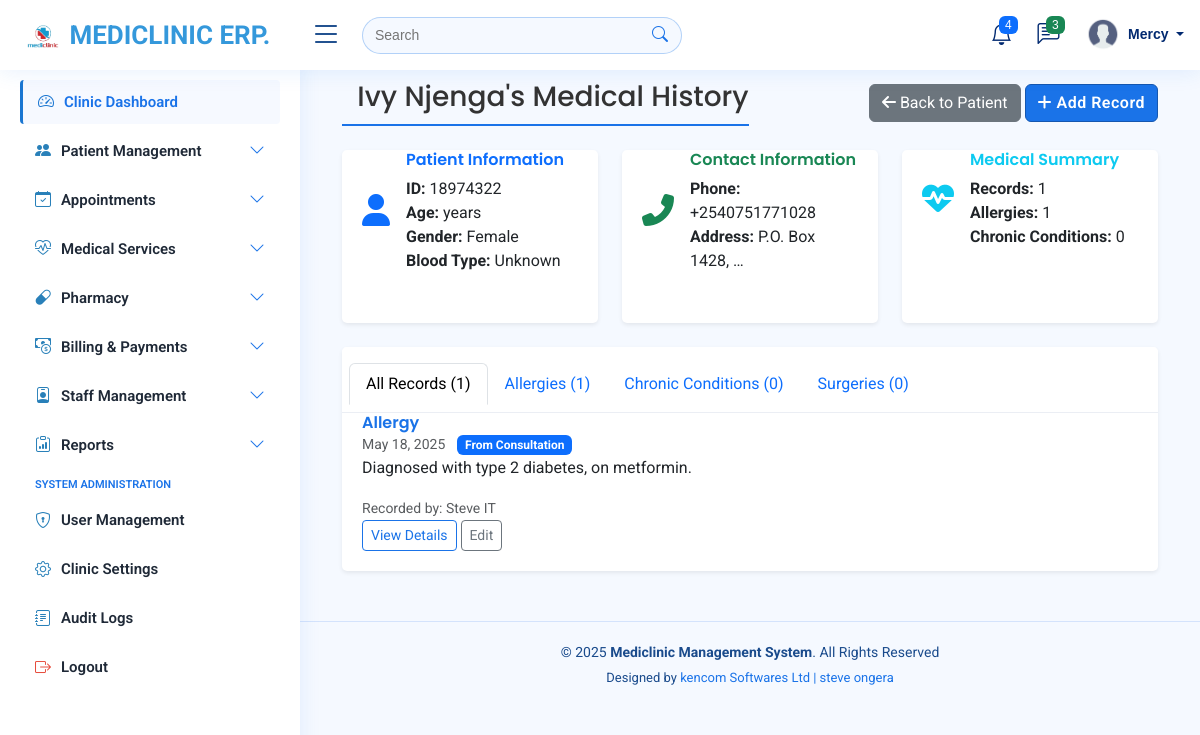
The page /patients/20/medical-history/ (signed in) on the database as committed earlier.
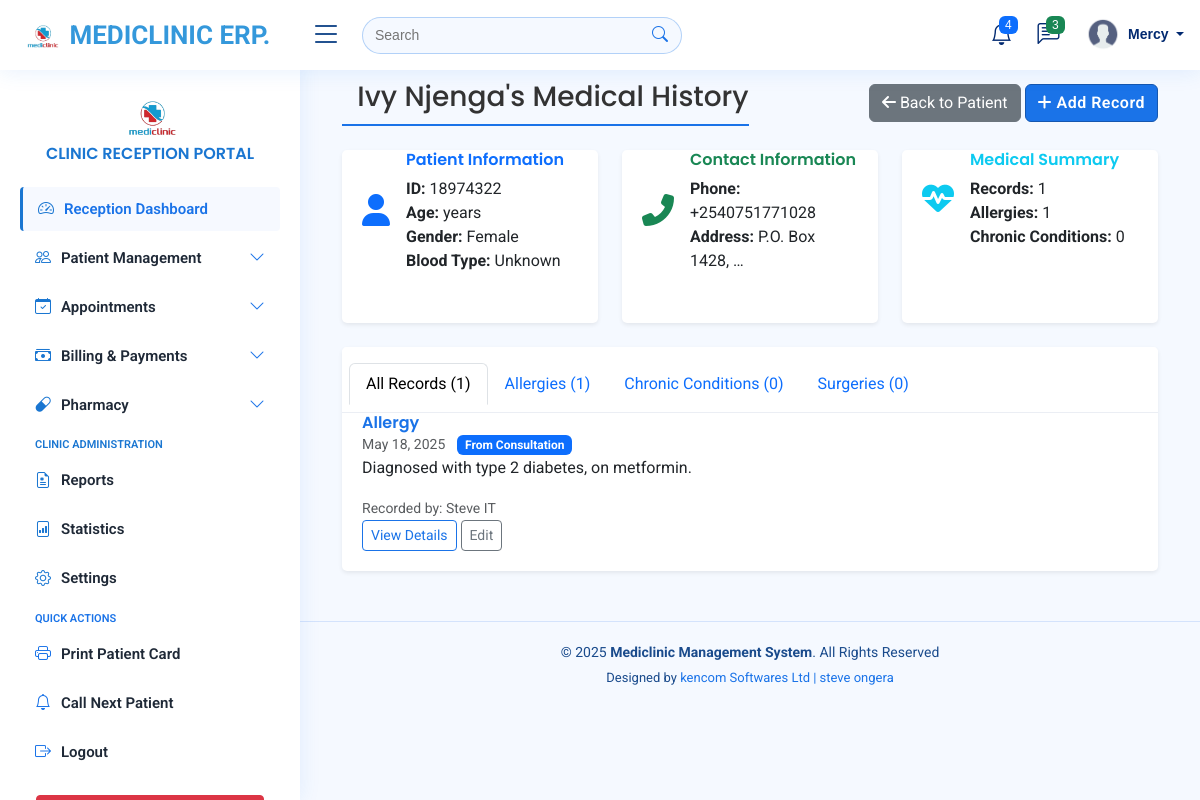
The same page on the database as committed later.
### myapplication/views.py (the view)
# urls.py: path('patients/<int:patient_id>/medical-history/', views.patient_medical_history, name='patient_medical_history'),
@login_required
def patient_medical_history(request, patient_id):
    patient = get_object_or_404(Patient, id=patient_id)
    medical_history = PatientMedicalHistory.objects.filter(patient=patient).order_by('-date_recorded')
    allergy_count = medical_history.filter(record_type='Allergy').count()
    chronic_condition_count = medical_history.filter(record_type='Chronic Condition').count()
    surgery_count = medical_history.filter(record_type='Surgery').count()
    allergies = medical_history.filter(record_type='Allergy')
    chronic_conditions = medical_history.filter(record_type='Chronic Condition')
    surgeries = medical_history.filter(record_type='Surgery')
    context = {
        'patient': patient,
        'medical_history': medical_history,
        'allergy_count': allergy_count,
        'chronic_condition_count': chronic_condition_count,
        'surgery_count': surgery_count,
        'allergies': allergies,
        'chronic_conditions': chronic_conditions,
        'surgeries': surgeries,
    }
    return render(request, 'medical_history/patient_medical_history.html', context)

### templates/medical_history/patient_medical_history.html (shortened to what the changed rows need)
{% extends 'base/base.html' %}
{% load static %}
{% block content %}
<div class="container-fluid">
    <div class="d-sm-flex align-items-center justify-content-between mb-4">
        <h1 class="h3 mb-0 text-gray-800">
            {{ patient.first_name }} {{ patient.last_name }}'s Medical History
        </h1>
    </div>
</div>
{% endblock %}

Rows that differ between the two databases and show on the page:
changed User "Mercy": user_type "ADMIN" → "RECEPTIONIST" (drawn)
Other text that changed with them:
text no longer shown: "Clinic Dashboard Medical Services Staff Management SYSTEM ADMINISTRATION User Management Clinic Settings Audit Logs"
text now shown: "CLINIC RECEPTION PORTAL Reception Dashboard CLINIC ADMINISTRATION Statistics Settings QUICK ACTIONS Print Patient Card Call Next Patient"
